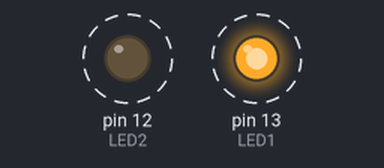
Bench run of a sketch on a simulated Arduino Uno, built with avr-gcc and run on an emulated ATmega328P. On the bench: output pins drawn as LEDs (lit = HIGH). Dashed ring = blinking.

Above: at 0.2 s.
Timing chart, 0 to 3.5 s (numbered marks = the images above):
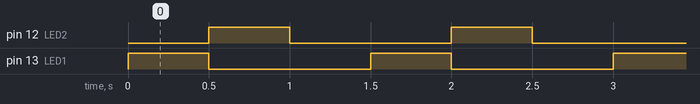

Measured:
- by itself, pin 12 (LED2), pin 13 (LED1): alternates HIGH for 0.50 s and LOW for 1.0 s
- by itself, everything shown: repeats every 1.5 s, in 3 steps

The sketch:

cool_hillar1__1_.ino
```cpp
// Práctica encender y apagar dos LED
const int LED1=13;
const int LED2=12;
const int LED3=11;
void setup()
{
pinMode(LED1,OUTPUT);
pinMode(LED2,OUTPUT);
}
void loop()
{
digitalWrite(LED1,HIGH);
delay(500);
digitalWrite(LED1,LOW);
digitalWrite(LED2,HIGH);
delay(500);
digitalWrite(LED2,LOW);
digitalWrite(LED3,HIGH);
delay(500);
digitalWrite(LED3,LOW);
}
```
